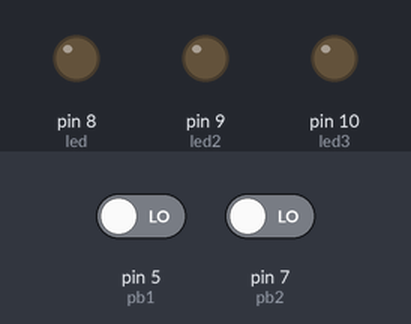
This sketch was run on a simulated Arduino Uno, built with avr-gcc and run on an emulated ATmega328P. Shown: output pins drawn as LEDs (lit = HIGH). Dashed ring = blinking. Inputs (shaded band) come from the test bench; at power-on: pin 5 (pb1) LOW, pin 7 (pb2) LOW.

Above: at 1.2 s.
1.3 s: pin 5 (pb1) driven HIGH
At 1.7 s:
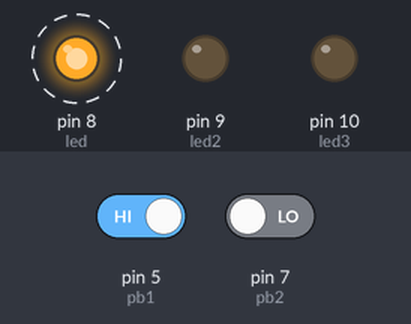
At 2.2 s:
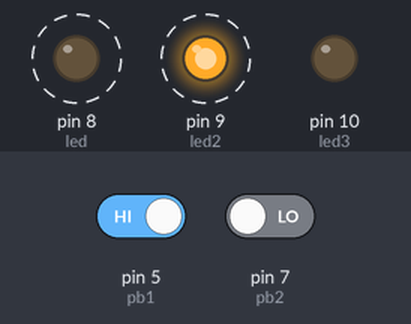
Timing chart, 0 to 10.3 s (numbered marks = the images above; inputs shaded):
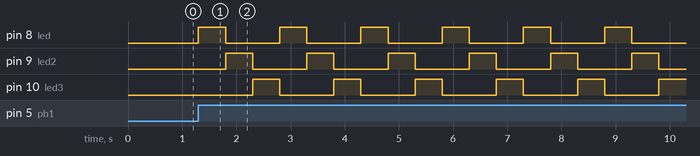

Measured:
- after the input at 1.3 s, pin 8 (led): alternates HIGH for 0.50 s and LOW for 1.0 s, starting at once; pin 9 (led2): alternates HIGH for 0.50 s and LOW for 1.0 s, starting after 0.50 s; pin 10 (led3): alternates HIGH for 0.50 s and LOW for 1.0 s, starting after 1.0 s

The sketch:

LATIHAN_PB123_BUKANTUGAS.ino
```cpp
int pb1=5;
int pb2=7;
int led=8;
int led2=9;
int led3=10;
int x;
int y;

void setup() {
  // put your setup code here, to run once:
pinMode(pb1,INPUT);
pinMode(pb2,INPUT);
pinMode(led,OUTPUT);
pinMode(led2,OUTPUT);
pinMode(led3,OUTPUT);
Serial.begin(9600);
}

void loop() {
  // put your main code here, to run repeatedly:
if(digitalRead(5)==1){
  nyalanih();
}
digitalWrite(led,0);
digitalWrite(led2,0);
digitalWrite(led3,0);
loop();
}
void nyalanih(){
if (digitalRead(7)==1){
loop();
}
digitalWrite(8,1);
digitalWrite(9,0);
digitalWrite(10,0);
delay(500);
digitalWrite(8,0);
digitalWrite(9,1);
digitalWrite(10,0);
delay(500);
digitalWrite(8,0);
digitalWrite(9,0);
digitalWrite(10,1);
delay(500);
nyalanih();
}
```
